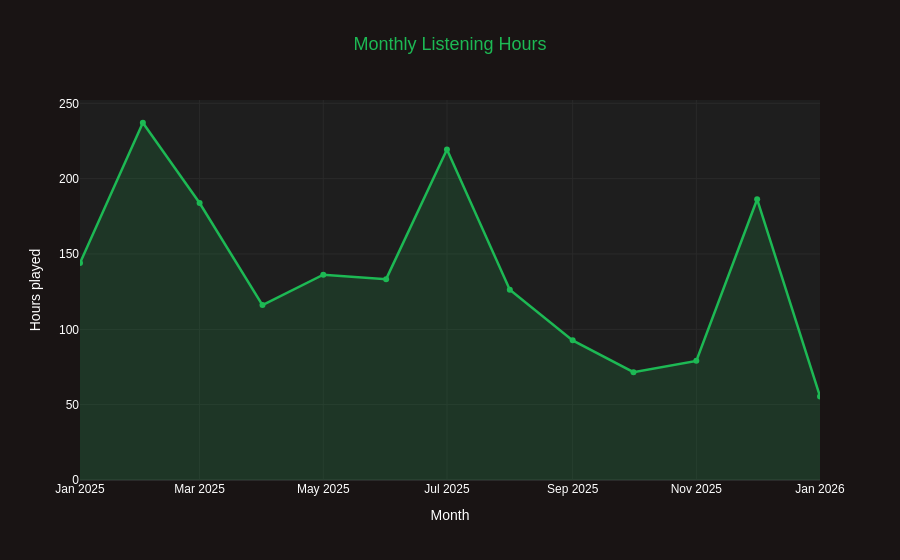

Here is the notebook cell this chart was saved with:
### Markdown cell above
---
## 3. Listening Habits & Time Patterns <a id='3'></a>

When do I listen? How has it changed over time?

### Code cell
# ── Monthly listening volume ──
monthly = df.groupby('month_dt')['hours_played'].sum().reset_index()
monthly.columns = ['month', 'hours']

fig = go.Figure()

fig.add_trace(go.Scatter(
    x=monthly['month'],
    y=monthly['hours'],
    mode='lines+markers',
    line=dict(color=SPOTIFY_GREEN, width=2.5),
    marker=dict(size=6, color=SPOTIFY_GREEN),
    fill='tozeroy',
    fillcolor='rgba(29,185,84,0.15)',
    name='Hours'
))

# Apply template FIRST
fig.update_layout(**PLOTLY_TEMPLATE['layout'])

# THEN override safely (no conflicts)
fig.update_layout(
    title=dict(text='Monthly Listening Hours', x=0.5),
    xaxis_title='Month',
    yaxis_title='Hours played',
    height=380
)

fig.show()

### Figure 1 — Plotly figure (JSON) as saved in the notebook; plotly's stock layout.template omitted (floating-point values rounded to 4 significant figures)
{"data": [{"fill": "tozeroy", "fillcolor": "rgba(29,185,84,0.15)", "line": {"color": "#1DB954", "width": 2.5}, "marker": {"color": "#1DB954", "size": 6}, "mode": "lines+markers", "name": "Hours", "type": "scatter", "x": ["2025-01-01T00:00:00", "2025-02-01T00:00:00", "2025-03-01T00:00:00", "2025-04-01T00:00:00", "2025-05-01T00:00:00", "2025-06-01T00:00:00", "2025-07-01T00:00:00", "2025-08-01T00:00:00", "2025-09-01T00:00:00", "2025-10-01T00:00:00", "2025-11-01T00:00:00", "2025-12-01T00:00:00", "2026-01-01T00:00:00"], "y": [144.0, 237.1, 183.8, 116.1, 136.2, 133.3, 219.4, 126.2, 92.67, 71.58, 79.06, 186.3, 55.45]}], "layout": {"autosize": true, "font": {"color": "#FFFFFF", "family": "Arial"}, "paper_bgcolor": "#191414", "plot_bgcolor": "#1e1e1e", "title": {"font": {"color": "#1DB954", "size": 18}, "text": "Monthly Listening Hours", "x": 0.5}, "xaxis": {"autorange": true, "gridcolor": "#2a2a2a", "range": ["2025-01-01", "2026-01-01"], "title": {"text": "Month"}, "type": "date", "zerolinecolor": "#2a2a2a"}, "yaxis": {"autorange": true, "gridcolor": "#2a2a2a", "range": [0, 254.6], "title": {"text": "Hours played"}, "type": "linear", "zerolinecolor": "#2a2a2a"}}}
